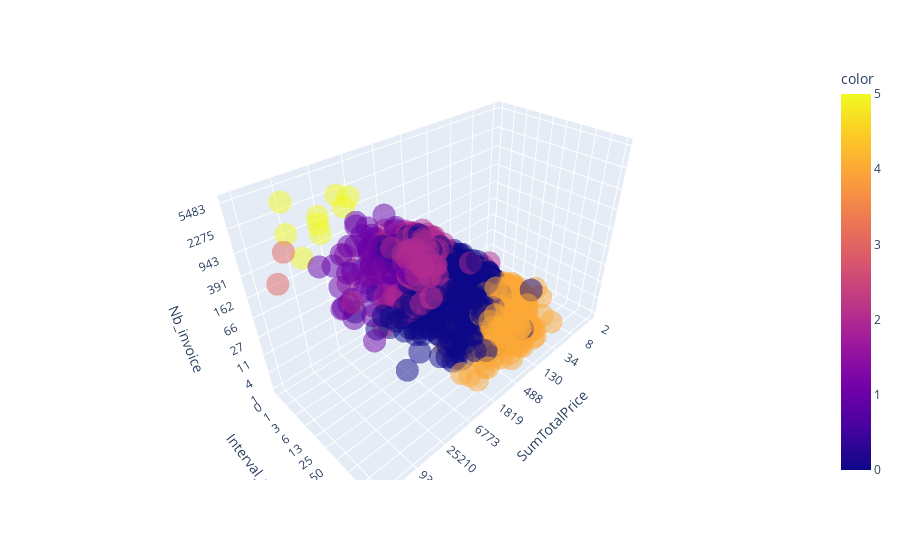

The cell this chart's notebook holds for it:
### Code cell
fig = px.scatter_3d(df_log_cluster_added, x='SumTotalPrice', y='Interval_purchase', z='Nb_invoice', color=kmeans.labels_, opacity=0.5)
fig.update_layout(scene = axis_real_ticks)
fig.show()

### Figure 1 — Plotly figure (JSON) as saved in the notebook; plotly's stock layout.template omitted (floating-point values rounded to 4 significant figures; data arrays with more than 128 entries replaced by an {"elided": "..."} marker saying what was removed)
{"data": [{"hovertemplate": "SumTotalPrice=%{x}<br>Interval_purchase=%{y}<br>Nb_invoice=%{z}<br>color=%{marker.color}<extra></extra>", "legendgroup": "", "marker": {"color": {"elided": "4285 int values"}, "coloraxis": "coloraxis", "opacity": 0.5, "symbol": "circle"}, "mode": "markers", "name": "", "scene": "scene", "showlegend": false, "type": "scatter3d", "x": {"elided": "4285 float values"}, "y": {"elided": "4285 float values"}, "z": {"elided": "4285 float values"}}], "layout": {"coloraxis": {"colorbar": {"title": {"text": "color"}}, "colorscale": [[0, "#0d0887"], [0.1111, "#46039f"], [0.2222, "#7201a8"], [0.3333, "#9c179e"], [0.4444, "#bd3786"], [0.5556, "#d8576b"], [0.6667, "#ed7953"], [0.7778, "#fb9f3a"], [0.8889, "#fdca26"], [1, "#f0f921"]]}, "legend": {"tracegroupgap": 0}, "margin": {"t": 60}, "scene": {"domain": {"x": [0, 1], "y": [0, 1]}, "xaxis": {"ticktext": ["2", "8", "34", "130", "488", "1819", "6773", "25210", "93822", "349164"], "tickvals": [0.9361, 2.25, 3.564, 4.878, 6.193, 7.507, 8.821, 10.14, 11.45, 12.76], "title": {"text": "SumTotalPrice"}}, "yaxis": {"ticktext": ["0", "1", "3", "6", "13", "25", "50", "97", "187", "361"], "tickvals": [0.0, 0.6546, 1.309, 1.964, 2.619, 3.273, 3.928, 4.582, 5.237, 5.892], "title": {"text": "Interval_purchase"}}, "zaxis": {"ticktext": ["1", "4", "11", "27", "66", "162", "391", "943", "2275", "5483"], "tickvals": [0.6931, 1.573, 2.452, 3.332, 4.212, 5.091, 5.971, 6.85, 7.73, 8.61], "title": {"text": "Nb_invoice"}}}}}
